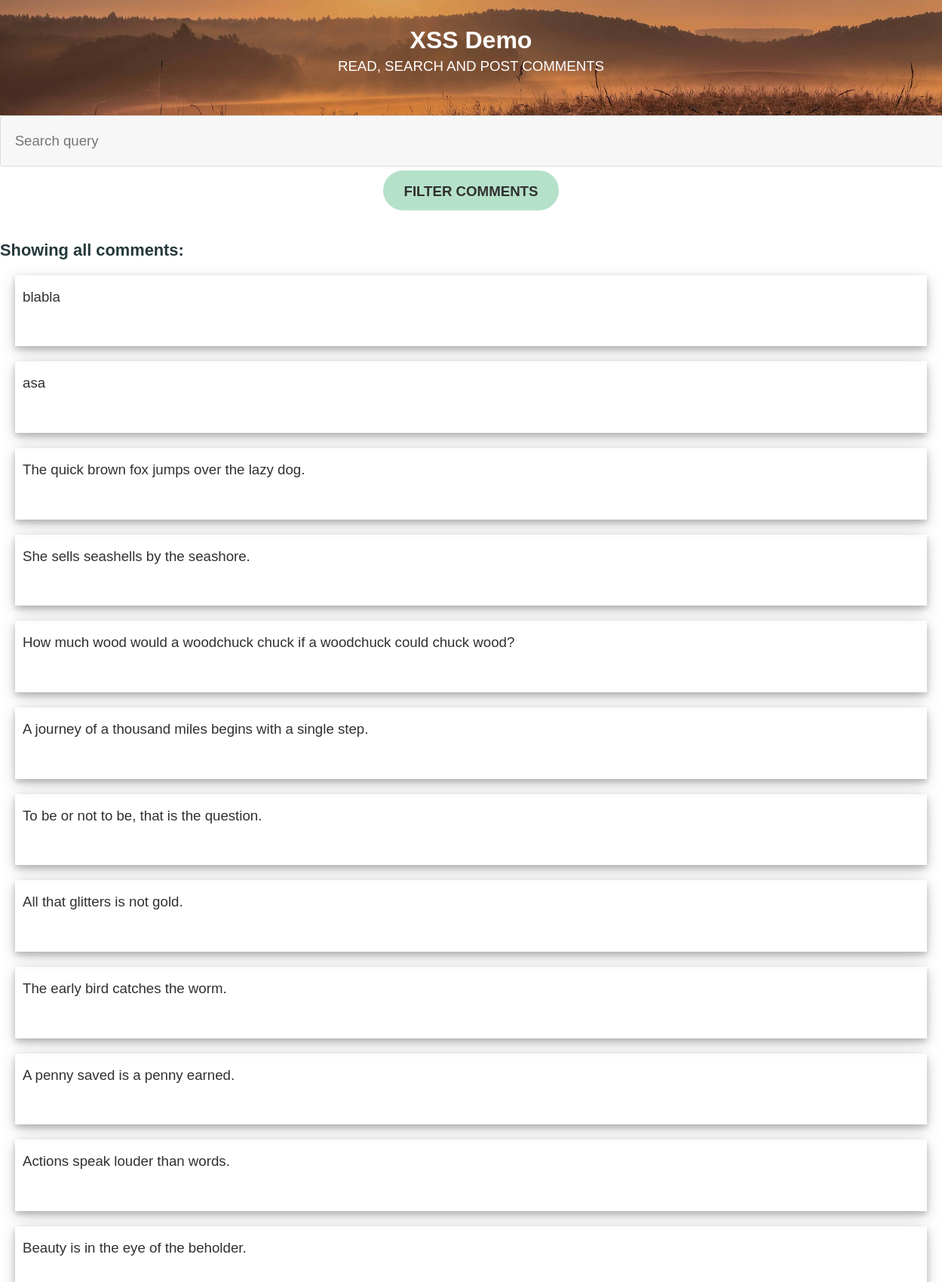
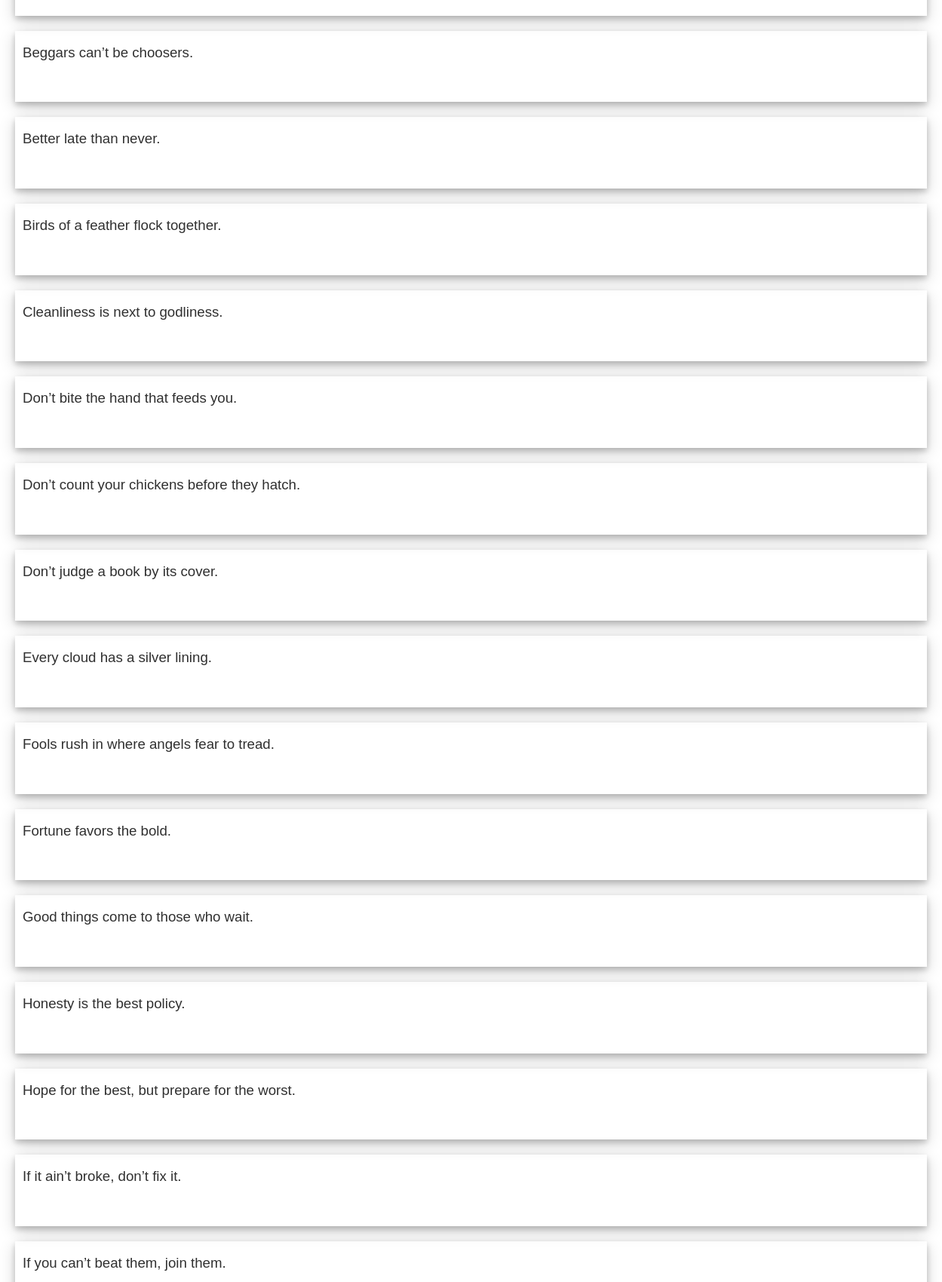
The page / (upper part) on the database its author committed (2 pictures, top to bottom).
### tables this page shows
CREATE TABLE comments (id INTEGER PRIMARY KEY, comment TEXT);

### app.py (the view)
@app.route('/', methods=['GET', 'POST'])
def index():
    if 'user_id' not in session:
        session['user_id'] = gen_userId()
    if request.method == 'POST':
        db.add_comment(request.form['comment'])
        return redirect(url_for('index'))
    search_query = request.args.get('q')
    for item in block_list:
        if search_query == None or item not in search_query:
            comments = db.get_comments(search_query)
        else:
            comments = ''
            search_query = 'not allowed character'
    return render_template('index.html',
                           comments=comments,
                           search_query=search_query,
                           )

### app.py (called while the page is built)
def gen_userId():
    import uuid
    return str(uuid.uuid4())

### db.py (called while the page is built)
def connect_db():
    db = sqlite3.connect('database.db')
    db.cursor().execute('CREATE TABLE IF NOT EXISTS comments '
                        '(id INTEGER PRIMARY KEY, '
                        'comment TEXT)')
    db.commit()
    return db

def get_comments(search_query=None):
    db = connect_db()
    results = []
    get_all_query = 'SELECT comment FROM comments'
    for (comment,) in db.cursor().execute(get_all_query).fetchall():
        if search_query is None or search_query in comment:
            results.append(comment)
    return results

### templates/index.html (shortened to what this page needs)
<!DOCTYPE html>
{% autoescape false %}
<html>
  <head>
    <link rel="stylesheet" href="/static/style.css">
  </head>
  <body>
    <header>
      <h1>XSS Demo</h1>
      <p>Read, search and post comments</p>
    </header>
    <form method="GET">
      <input type="text" name="q" placeholder="Search query" autocomplete="off" />
      <input type="submit" value="Filter comments" />
    </form>
    {% if not search_query %}
      <h3>Showing all comments:</h3>
    {% else %}
      <h3>Showing comments containing "{{ search_query }}":</h3>
    {% endif %}
    {% for comment in comments %}
      <div>
        <p>{{ comment }}</p>
      </div>
    {% endfor %}
  </body>
</html>
{% endautoescape %}

### static/style.css (style rules this page uses)
body { background-color: #fff; color: #777; line-height: 1; margin: 0; }
body, input { color: #303030; font-family: "Raleway", Helvetica, sans-serif; font-size: 14pt; font-weight: 400; line-height: 2em; }
h1, h2, h3, h4, h5, h6 { color: #25383B; font-weight: 700; line-height: 1em; margin: 0 0 1em 0; }
p { margin: 0 0 2em 0; }
header { background: #1E2832 url("/static/title_background.jpg") fixed; color: rgba(255, 255, 255, 0.75); padding: 2em 0 1em 0; text-align: center; }
header h1 { color: #fff; font-size: xx-large; margin-bottom: 0; }
header p { color: #fff; margin: 0 0 1.5em 0; text-transform: uppercase; }
div { box-shadow: 0 4px 8px 0 rgba(0, 0, 0, 0.2), 0 6px 20px 0 rgba(0, 0, 0, 0.19); margin: 20px; padding: 10px; }
form { margin: 0 0 2em 0; text-align: center; }
input[type="text"] { background-color: rgba(144, 144, 144, 0.075); border: 1px solid rgba(144, 144, 144, 0.25); border-radius: 4px; color: inherit; display: block; height: 3.5em; outline: 0; padding: 0 1em; text-decoration: none; width: 100%; }
input[type="submit"] { background-color: rgba(98, 191, 142, 0.47); border: 0; border-radius: 2.5em; cursor: pointer; display: inline-block; font-weight: 700; height: 2.85em; line-height: 2.95em; margin: 5px 15px; min-width: 10em; padding: 0 1.5em; text-align: center; text-decoration: none; text-transform: uppercase; transition: background-color 0.2s ease-in-out, color 0.2s ease-in-out; white-space: nowrap; }

### rows shown on the page
comments: comment "blabla"
comments: comment "asa"
comments: comment "The quick brown fox jumps over the lazy dog."
comments: comment "She sells seashells by the seashore."
comments: comment "How much wood would a woodchuck chuck if a woodchuck could chuck wood?"
comments: comment "A journey of a thousand miles begins with a single step."
comments: comment "To be or not to be, that is the question."
comments: comment "All that glitters is not gold."
comments: comment "The early bird catches the worm."
comments: comment "A penny saved is a penny earned."
comments: comment "Actions speak louder than words."
comments: comment "Beauty is in the eye of the beholder."
comments: comment "Beggars can’t be choosers."
comments: comment "Better late than never."
comments: comment "Birds of a feather flock together."
comments: comment "Cleanliness is next to godliness."
comments: comment "Don’t bite the hand that feeds you."
comments: comment "Don’t count your chickens before they hatch."
comments: comment "Don’t judge a book by its cover."
comments: comment "Every cloud has a silver lining."
comments: comment "Fools rush in where angels fear to tread."
comments: comment "Fortune favors the bold."
comments: comment "Good things come to those who wait."
comments: comment "Honesty is the best policy."
comments: comment "Hope for the best, but prepare for the worst."
comments: comment "If it ain’t broke, don’t fix it."
comments: comment "If you can’t beat them, join them."
